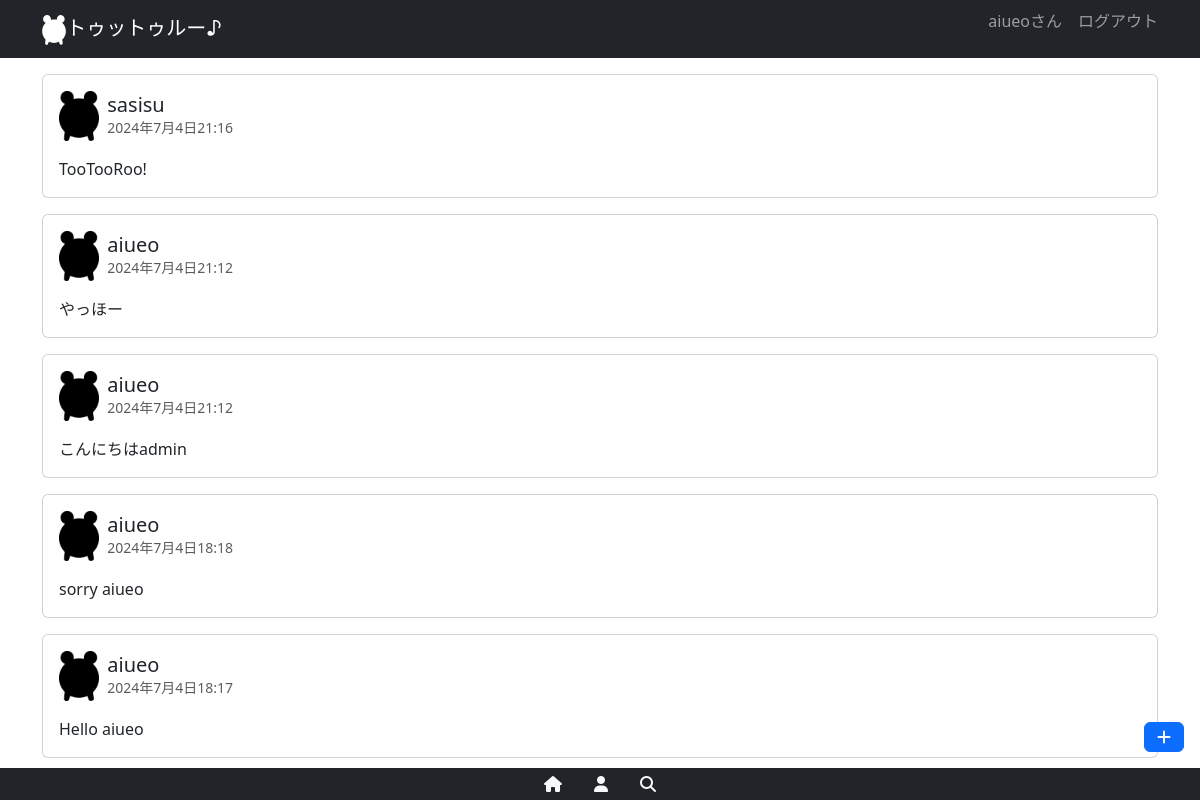
Screenshot of / (signed in) with the database file from the repository.
### main/models.py (models this page shows, shortened)
class Toot(models.Model):
    user = models.ForeignKey(CustomUser, on_delete=models.CASCADE, related_name='toots', verbose_name='投稿者')
    content = models.CharField('内容', max_length=280)
    created_at = models.DateTimeField('投稿日', auto_now_add=True)
    updated_at = models.DateTimeField('更新日', auto_now=True)
    original_toot = models.ForeignKey('self', null=True, blank=True, on_delete=models.SET_NULL, related_name='original_toot_retoots', verbose_name='元のトゥート')

class CustomUser(models.Model):
    user = models.OneToOneField(settings.AUTH_USER_MODEL, on_delete=models.CASCADE)
    bio = models.TextField(blank=True, null=True)
    profile_image = models.ImageField(upload_to='profile_images/', blank=True, null=True)
    created_at = models.DateTimeField('アカウント作成日', auto_now_add=True)
    updated_at = models.DateTimeField('アカウント更新日', auto_now=True)
    def __str__(self):
        return self.user.username

### main/views.py (the view)
# urls.py: path('', views.TopView.as_view(), name='top'),
class TopView(ListView):
    model = Toot
    usrmodel = CustomUser
    template_name = 'toot/top.html'
    context_object_name = 'toots'
    ordering = ['-created_at']
    def get_context_data(self, **kwargs):
        context = super().get_context_data(**kwargs)
        context['form'] = TootForm()
        return context

### main/templates/toot/top.html
{% extends 'toot/base.html' %}
{% block main %}
{% if toots %}
{% for toot in toots %}
<div class="card my-3">
    <div class="card-body">
        <a href="{% url 'toot_detail' toot.id %}" class="text-decoration-none text-dark">
            <div class="d-flex align-items-center">
                <img src="../../static/media/icon.png" alt="Default Image" height="50">
                <div class="mx-2">
                    <h5 class="mb-0">{{ toot.user }}</h5>
                    <small class="text-muted">{{ toot.created_at }}</small>
                </div>
            </div>
            <div class="mt-3">
                <p class="mb-0">{{ toot.content|truncatewords:5 }}</p>
            </div>
        </a>
    </div>
</div>
{% endfor %}
{% else %}
<p>投稿はありません</p>
{% endif %}
{% endblock %}

### main/templates/toot/base.html (shortened to what this page needs)
{% load static %}
{% load django_bootstrap5 %}
<html>
<head>
    {% bootstrap_css %}
</head>
<body>
    <nav class="navbar navbar-expand flex-md-row navbar-dark bg-dark">
        <div class="container justify-content-between">
            <a href="/" class="navbar-brand"><img src="{% static 'media/icon.svg' %}" height="30px">トゥットゥルー♪</a>
            <ul class="navbar-nav mr-md-2">
                {% if user.is_authenticated %}
                <form id="logout-form" method="post" action="{% url 'logout' %}">
                    <button type="submit" class="nav-link btn btn-link" style="padding: 0;">
                        {{ user.username }}さん　ログアウト</button>
                </form>
                {% else %}
                <li class="nav-item"><a class="nav-link" href="{% url 'login' %}">ログイン</a></li>
                <li class="nav-item"><a class="nav-link" href="{% url 'signup' %}">会員登録</a></li>
                {% endif %}
            </ul>
        </div>
    </nav>
    <main>
        <div class="container">
            {% block main %}{% endblock %}
        </div>
    </main>
    <footer class="fixed-bottom">
        <div class="text-end pe-3 pb-3">
            {% if user.is_authenticated %}
            <button class="btn btn-primary text-light" data-bs-toggle="modal" data-bs-target="#tootModal"><i class="fa-solid fa-plus"></i></button>
            {% else %}
            <a class="btn btn-primary text-light" href="{% url 'login' %}"><i class="fa-solid fa-plus"></i></a>
            {% endif %}
        </div>
        <div class="bottom-navbar bg-dark">
            <div class="container">
                <ul class="nav justify-content-center">
                    <li class="nav-item">
                        <a class="nav-link text-light" href=""><i class="fa-solid fa-house"></i></a>
                    </li>
                    <li class="nav-item">
                        <a class="nav-link text-light" href=""><i class="fa-solid fa-user"></i></a>
                    </li>
                    <li class="nav-item">
                        <a class="nav-link text-light" href=""><i class="fa-solid fa-magnifying-glass"></i></a>
                    </li>
                </ul>
            </div>
        </div>
    </footer>
</body>
</html>

### rows the page displays
Toot: user "sasisu", created_at "2024年7月4日21:16", content "TooTooRoo!"
Toot: user "aiueo", created_at "2024年7月4日21:12", content "やっほー"
Toot: user "aiueo", created_at "2024年7月4日21:12", content "こんにちはadmin"
Toot: user "aiueo", created_at "2024年7月4日18:18", content "sorry aiueo"
Toot: user "aiueo", created_at "2024年7月4日18:17", content "Hello aiueo"

### other values shown
{{ user.username }} "aiueo"
